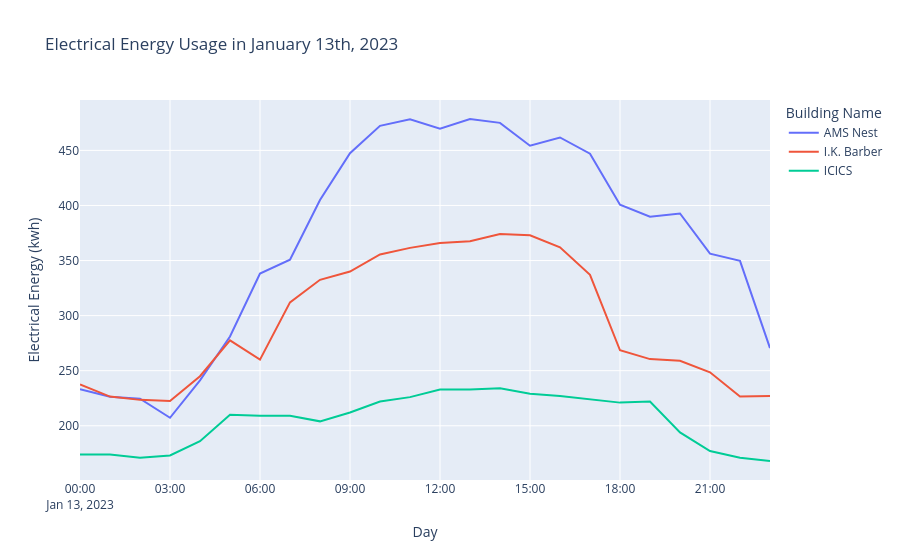

The notebook cell saved with this chart:
### Markdown cell above
##### Electrical Energy Usage in January 13th, 2023

### Code cell
fig_03 = px.line(daily_elec_usage, 
        x='ts', 
        y='electrical_energy',
        color='building',
        markers=False,
        title = "Electrical Energy Usage in January 13th, 2023 ",
        labels=dict(ts = "Day", 
                    electrical_energy = "Electrical Energy (kwh)",
                    building = "Building Name"))

fig_03.show()
